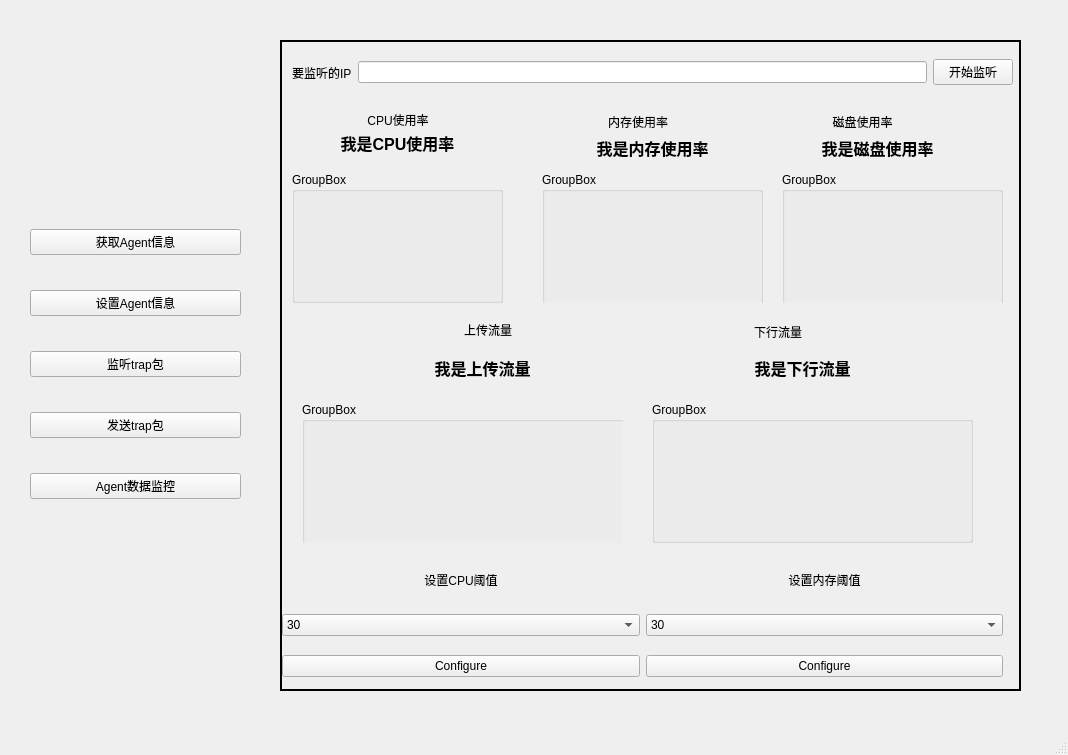
<?xml version="1.0" encoding="UTF-8"?>
<ui version="4.0">
 <class>MainWindow</class>
 <widget class="QMainWindow" name="MainWindow">
  <property name="geometry">
   <rect>
    <x>0</x>
    <y>0</y>
    <width>1068</width>
    <height>755</height>
   </rect>
  </property>
  <property name="windowTitle">
   <string>MainWindow</string>
  </property>
  <widget class="QWidget" name="centralwidget">
   <widget class="QWidget" name="verticalLayoutWidget">
    <property name="geometry">
     <rect>
      <x>30</x>
      <y>200</y>
      <width>211</width>
      <height>331</height>
     </rect>
    </property>
    <layout class="QVBoxLayout" name="verticalLayout">
     <item>
      <widget class="QPushButton" name="pushButton">
       <property name="text">
        <string>获取Agent信息</string>
       </property>
      </widget>
     </item>
     <item>
      <widget class="QPushButton" name="pushButton_2">
       <property name="text">
        <string>设置Agent信息</string>
       </property>
      </widget>
     </item>
     <item>
      <widget class="QPushButton" name="pushButton_3">
       <property name="text">
        <string>监听trap包</string>
       </property>
      </widget>
     </item>
     <item>
      <widget class="QPushButton" name="pushButton_4">
       <property name="text">
        <string>发送trap包</string>
       </property>
      </widget>
     </item>
     <item>
      <widget class="QPushButton" name="pushButton_5">
       <property name="text">
        <string>Agent数据监控</string>
       </property>
      </widget>
     </item>
    </layout>
   </widget>
   <widget class="QStackedWidget" name="stackedWidget">
    <property name="geometry">
     <rect>
      <x>280</x>
      <y>40</y>
      <width>741</width>
      <height>651</height>
     </rect>
    </property>
    <property name="frameShape">
     <enum>QFrame::WinPanel</enum>
    </property>
    <property name="currentIndex">
     <number>4</number>
    </property>
    <widget class="QWidget" name="page">
     <widget class="QWidget" name="gridLayoutWidget">
      <property name="geometry">
       <rect>
        <x>10</x>
        <y>50</y>
        <width>721</width>
        <height>601</height>
       </rect>
      </property>
      <layout class="QGridLayout" name="gridLayout">
       <item row="0" column="0">
        <widget class="QLabel" name="label">
         <property name="text">
          <string>输入Agent的ip</string>
         </property>
         <property name="alignment">
          <set>Qt::AlignCenter</set>
         </property>
        </widget>
       </item>
       <item row="1" column="0">
        <widget class="QLabel" name="label_2">
         <property name="text">
          <string>输入Oid</string>
         </property>
         <property name="alignment">
          <set>Qt::AlignCenter</set>
         </property>
        </widget>
       </item>
       <item row="4" column="0">
        <widget class="QLabel" name="label_4">
         <property name="text">
          <string>得到的内容</string>
         </property>
         <property name="alignment">
          <set>Qt::AlignCenter</set>
         </property>
        </widget>
       </item>
       <item row="2" column="0">
        <widget class="QLabel" name="label_3">
         <property name="text">
          <string>说明</string>
         </property>
         <property name="alignment">
          <set>Qt::AlignCenter</set>
         </property>
        </widget>
       </item>
       <item row="4" column="1">
        <widget class="QTextEdit" name="textEdit">
         <property name="maximumSize">
          <size>
           <width>16777215</width>
           <height>100</height>
          </size>
         </property>
        </widget>
       </item>
       <item row="3" column="0" colspan="2">
        <widget class="QPushButton" name="pushButton_8">
         <property name="text">
          <string>点我查询</string>
         </property>
        </widget>
       </item>
       <item row="2" column="1">
        <widget class="QLabel" name="label_5">
         <property name="maximumSize">
          <size>
           <width>16777215</width>
           <height>100</height>
          </size>
         </property>
         <property name="text">
          <string>默认社区为public，发送端口为161，超时限制为100s</string>
         </property>
         <property name="alignment">
          <set>Qt::AlignCenter</set>
         </property>
        </widget>
       </item>
       <item row="0" column="1">
        <widget class="QLineEdit" name="lineEdit_6"/>
       </item>
       <item row="1" column="1">
        <widget class="QLineEdit" name="lineEdit_7"/>
       </item>
      </layout>
     </widget>
    </widget>
    <widget class="QWidget" name="page_3">
     <widget class="QWidget" name="gridLayoutWidget_2">
      <property name="geometry">
       <rect>
        <x>0</x>
        <y>50</y>
        <width>721</width>
        <height>601</height>
       </rect>
      </property>
      <layout class="QGridLayout" name="gridLayout_2">
       <item row="2" column="1">
        <widget class="QLabel" name="label_10">
         <property name="maximumSize">
          <size>
           <width>16777215</width>
           <height>50</height>
          </size>
         </property>
         <property name="text">
          <string>默认社区为public，发送端口为161，超时限制为100s</string>
         </property>
         <property name="alignment">
          <set>Qt::AlignCenter</set>
         </property>
        </widget>
       </item>
       <item row="3" column="1">
        <widget class="QComboBox" name="comboBox">
         <property name="font">
          <font>
           <pointsize>13</pointsize>
           <weight>75</weight>
           <bold>true</bold>
          </font>
         </property>
         <property name="layoutDirection">
          <enum>Qt::LeftToRight</enum>
         </property>
         <item>
          <property name="text">
           <string>integer</string>
          </property>
         </item>
         <item>
          <property name="text">
           <string>unsigned_integer</string>
          </property>
         </item>
         <item>
          <property name="text">
           <string>time_ticks</string>
          </property>
         </item>
         <item>
          <property name="text">
           <string>ip_address</string>
          </property>
         </item>
         <item>
          <property name="text">
           <string>object_identifier</string>
          </property>
         </item>
         <item>
          <property name="text">
           <string>string</string>
          </property>
         </item>
         <item>
          <property name="text">
           <string>hex_string</string>
          </property>
         </item>
         <item>
          <property name="text">
           <string>decimal_string</string>
          </property>
         </item>
         <item>
          <property name="text">
           <string>bit_string</string>
          </property>
         </item>
        </widget>
       </item>
       <item row="6" column="1">
        <widget class="QLineEdit" name="lineEdit_4"/>
       </item>
       <item row="6" column="0">
        <widget class="QLabel" name="label_20">
         <property name="text">
          <string>发送结果</string>
         </property>
         <property name="alignment">
          <set>Qt::AlignCenter</set>
         </property>
        </widget>
       </item>
       <item row="1" column="0">
        <widget class="QLabel" name="label_6">
         <property name="text">
          <string>输入Oid</string>
         </property>
         <property name="alignment">
          <set>Qt::AlignCenter</set>
         </property>
        </widget>
       </item>
       <item row="0" column="1">
        <widget class="QLineEdit" name="lineEdit_8"/>
       </item>
       <item row="2" column="0">
        <widget class="QLabel" name="label_7">
         <property name="text">
          <string>说明</string>
         </property>
         <property name="alignment">
          <set>Qt::AlignCenter</set>
         </property>
        </widget>
       </item>
       <item row="0" column="0">
        <widget class="QLabel" name="label_9">
         <property name="text">
          <string>输入Agent的ip</string>
         </property>
         <property name="alignment">
          <set>Qt::AlignHCenter|Qt::AlignTop</set>
         </property>
        </widget>
       </item>
       <item row="3" column="0">
        <widget class="QLabel" name="label_11">
         <property name="text">
          <string>选择设置值的类型</string>
         </property>
         <property name="alignment">
          <set>Qt::AlignCenter</set>
         </property>
        </widget>
       </item>
       <item row="4" column="0">
        <widget class="QLabel" name="label_12">
         <property name="text">
          <string>待设置的值</string>
         </property>
         <property name="alignment">
          <set>Qt::AlignCenter</set>
         </property>
        </widget>
       </item>
       <item row="1" column="1">
        <widget class="QLineEdit" name="lineEdit_9"/>
       </item>
       <item row="4" column="1">
        <widget class="QLineEdit" name="lineEdit"/>
       </item>
       <item row="5" column="0" colspan="2">
        <widget class="QPushButton" name="pushButton_9">
         <property name="text">
          <string>点我设置！</string>
         </property>
        </widget>
       </item>
      </layout>
     </widget>
    </widget>
    <widget class="QWidget" name="page_4">
     <widget class="QLabel" name="label_13">
      <property name="geometry">
       <rect>
        <x>0</x>
        <y>20</y>
        <width>711</width>
        <height>41</height>
       </rect>
      </property>
      <property name="font">
       <font>
        <weight>75</weight>
        <bold>true</bold>
       </font>
      </property>
      <property name="text">
       <string>说明：接收所有发往本机的trap包</string>
      </property>
      <property name="alignment">
       <set>Qt::AlignCenter</set>
      </property>
     </widget>
     <widget class="QTableWidget" name="tableWidget">
      <property name="geometry">
       <rect>
        <x>0</x>
        <y>70</y>
        <width>741</width>
        <height>341</height>
       </rect>
      </property>
      <property name="sizePolicy">
       <sizepolicy hsizetype="Expanding" vsizetype="Expanding">
        <horstretch>0</horstretch>
        <verstretch>0</verstretch>
       </sizepolicy>
      </property>
      <property name="textElideMode">
       <enum>Qt::ElideLeft</enum>
      </property>
      <attribute name="horizontalHeaderCascadingSectionResizes">
       <bool>false</bool>
      </attribute>
      <attribute name="verticalHeaderVisible">
       <bool>false</bool>
      </attribute>
      <column>
       <property name="text">
        <string>来源IP</string>
       </property>
      </column>
      <column>
       <property name="text">
        <string>来源社区</string>
       </property>
      </column>
     </widget>
     <widget class="QTextEdit" name="textEdit_7">
      <property name="geometry">
       <rect>
        <x>0</x>
        <y>446</y>
        <width>741</width>
        <height>201</height>
       </rect>
      </property>
     </widget>
     <widget class="QPushButton" name="pushButton_10">
      <property name="geometry">
       <rect>
        <x>0</x>
        <y>410</y>
        <width>741</width>
        <height>28</height>
       </rect>
      </property>
      <property name="text">
       <string>开始监听！</string>
      </property>
     </widget>
     <widget class="QLabel" name="label_8">
      <property name="geometry">
       <rect>
        <x>30</x>
        <y>20</y>
        <width>141</width>
        <height>31</height>
       </rect>
      </property>
      <property name="font">
       <font>
        <pointsize>11</pointsize>
        <weight>75</weight>
        <bold>true</bold>
       </font>
      </property>
      <property name="text">
       <string>TextLabel</string>
      </property>
      <property name="alignment">
       <set>Qt::AlignCenter</set>
      </property>
     </widget>
    </widget>
    <widget class="QWidget" name="page_5">
     <widget class="QWidget" name="gridLayoutWidget_3">
      <property name="geometry">
       <rect>
        <x>0</x>
        <y>50</y>
        <width>741</width>
        <height>601</height>
       </rect>
      </property>
      <layout class="QGridLayout" name="gridLayout_3">
       <item row="6" column="0">
        <widget class="QLabel" name="label_21">
         <property name="text">
          <string>发送结果</string>
         </property>
         <property name="alignment">
          <set>Qt::AlignCenter</set>
         </property>
        </widget>
       </item>
       <item row="2" column="0">
        <widget class="QLabel" name="label_15">
         <property name="text">
          <string>说明</string>
         </property>
         <property name="alignment">
          <set>Qt::AlignCenter</set>
         </property>
        </widget>
       </item>
       <item row="3" column="1">
        <widget class="QLineEdit" name="lineEdit_2"/>
       </item>
       <item row="4" column="0">
        <widget class="QLabel" name="label_19">
         <property name="text">
          <string>额外指定的值</string>
         </property>
         <property name="alignment">
          <set>Qt::AlignCenter</set>
         </property>
        </widget>
       </item>
       <item row="1" column="0">
        <widget class="QLabel" name="label_14">
         <property name="text">
          <string>输入Oid</string>
         </property>
         <property name="alignment">
          <set>Qt::AlignCenter</set>
         </property>
        </widget>
       </item>
       <item row="6" column="1">
        <widget class="QLineEdit" name="lineEdit_5"/>
       </item>
       <item row="4" column="1">
        <widget class="QLineEdit" name="lineEdit_3"/>
       </item>
       <item row="2" column="1">
        <widget class="QLabel" name="label_18">
         <property name="maximumSize">
          <size>
           <width>16777215</width>
           <height>100</height>
          </size>
         </property>
         <property name="text">
          <string>默认社区为public，对方接收端口为162，超时限制为100s</string>
         </property>
         <property name="alignment">
          <set>Qt::AlignCenter</set>
         </property>
        </widget>
       </item>
       <item row="3" column="0">
        <widget class="QLabel" name="label_16">
         <property name="text">
          <string>额外的oid</string>
         </property>
         <property name="alignment">
          <set>Qt::AlignCenter</set>
         </property>
        </widget>
       </item>
       <item row="0" column="0">
        <widget class="QLabel" name="label_17">
         <property name="text">
          <string>输入Agent的ip</string>
         </property>
         <property name="alignment">
          <set>Qt::AlignHCenter|Qt::AlignTop</set>
         </property>
        </widget>
       </item>
       <item row="5" column="0" colspan="2">
        <widget class="QPushButton" name="pushButton_11">
         <property name="text">
          <string>点我发送！</string>
         </property>
        </widget>
       </item>
       <item row="0" column="1">
        <widget class="QLineEdit" name="lineEdit_10"/>
       </item>
       <item row="1" column="1">
        <widget class="QLineEdit" name="lineEdit_11"/>
       </item>
      </layout>
     </widget>
    </widget>
    <widget class="QWidget" name="page_2">
     <widget class="QWidget" name="widget_2" native="true">
      <property name="geometry">
       <rect>
        <x>710</x>
        <y>270</y>
        <width>120</width>
        <height>80</height>
       </rect>
      </property>
     </widget>
     <widget class="QWidget" name="widget" native="true">
      <property name="geometry">
       <rect>
        <x>10</x>
        <y>130</y>
        <width>221</width>
        <height>131</height>
       </rect>
      </property>
      <widget class="QGroupBox" name="groupBox_4">
       <property name="geometry">
        <rect>
         <x>0</x>
         <y>0</y>
         <width>211</width>
         <height>131</height>
        </rect>
       </property>
       <property name="title">
        <string>GroupBox</string>
       </property>
      </widget>
     </widget>
     <widget class="QWidget" name="widget_3" native="true">
      <property name="geometry">
       <rect>
        <x>260</x>
        <y>130</y>
        <width>221</width>
        <height>131</height>
       </rect>
      </property>
      <widget class="QGroupBox" name="groupBox_5">
       <property name="geometry">
        <rect>
         <x>0</x>
         <y>0</y>
         <width>221</width>
         <height>141</height>
        </rect>
       </property>
       <property name="title">
        <string>GroupBox</string>
       </property>
      </widget>
     </widget>
     <widget class="QWidget" name="widget_4" native="true">
      <property name="geometry">
       <rect>
        <x>500</x>
        <y>130</y>
        <width>221</width>
        <height>131</height>
       </rect>
      </property>
      <widget class="QGroupBox" name="groupBox_6">
       <property name="geometry">
        <rect>
         <x>0</x>
         <y>0</y>
         <width>221</width>
         <height>141</height>
        </rect>
       </property>
       <property name="title">
        <string>GroupBox</string>
       </property>
      </widget>
     </widget>
     <widget class="QLabel" name="label_22">
      <property name="geometry">
       <rect>
        <x>80</x>
        <y>70</y>
        <width>72</width>
        <height>15</height>
       </rect>
      </property>
      <property name="text">
       <string>CPU使用率</string>
      </property>
      <property name="alignment">
       <set>Qt::AlignCenter</set>
      </property>
     </widget>
     <widget class="QLabel" name="label_23">
      <property name="geometry">
       <rect>
        <x>320</x>
        <y>70</y>
        <width>72</width>
        <height>20</height>
       </rect>
      </property>
      <property name="text">
       <string>内存使用率</string>
      </property>
      <property name="alignment">
       <set>Qt::AlignCenter</set>
      </property>
     </widget>
     <widget class="QLabel" name="label_24">
      <property name="geometry">
       <rect>
        <x>520</x>
        <y>70</y>
        <width>121</width>
        <height>20</height>
       </rect>
      </property>
      <property name="text">
       <string>磁盘使用率</string>
      </property>
      <property name="alignment">
       <set>Qt::AlignCenter</set>
      </property>
     </widget>
     <widget class="QLabel" name="label_25">
      <property name="geometry">
       <rect>
        <x>40</x>
        <y>90</y>
        <width>151</width>
        <height>21</height>
       </rect>
      </property>
      <property name="font">
       <font>
        <pointsize>12</pointsize>
        <weight>75</weight>
        <bold>true</bold>
       </font>
      </property>
      <property name="text">
       <string>我是CPU使用率</string>
      </property>
      <property name="alignment">
       <set>Qt::AlignCenter</set>
      </property>
     </widget>
     <widget class="QLabel" name="label_26">
      <property name="geometry">
       <rect>
        <x>290</x>
        <y>90</y>
        <width>161</width>
        <height>31</height>
       </rect>
      </property>
      <property name="font">
       <font>
        <pointsize>12</pointsize>
        <weight>75</weight>
        <bold>true</bold>
       </font>
      </property>
      <property name="text">
       <string>我是内存使用率</string>
      </property>
      <property name="alignment">
       <set>Qt::AlignCenter</set>
      </property>
     </widget>
     <widget class="QLabel" name="label_27">
      <property name="geometry">
       <rect>
        <x>510</x>
        <y>90</y>
        <width>171</width>
        <height>31</height>
       </rect>
      </property>
      <property name="font">
       <font>
        <pointsize>12</pointsize>
        <weight>75</weight>
        <bold>true</bold>
       </font>
      </property>
      <property name="text">
       <string>我是磁盘使用率</string>
      </property>
      <property name="alignment">
       <set>Qt::AlignCenter</set>
      </property>
     </widget>
     <widget class="QWidget" name="widget_5" native="true">
      <property name="geometry">
       <rect>
        <x>20</x>
        <y>360</y>
        <width>321</width>
        <height>141</height>
       </rect>
      </property>
      <widget class="QGroupBox" name="groupBox_7">
       <property name="geometry">
        <rect>
         <x>0</x>
         <y>0</y>
         <width>341</width>
         <height>151</height>
        </rect>
       </property>
       <property name="title">
        <string>GroupBox</string>
       </property>
      </widget>
     </widget>
     <widget class="QWidget" name="widget_6" native="true">
      <property name="geometry">
       <rect>
        <x>370</x>
        <y>360</y>
        <width>321</width>
        <height>141</height>
       </rect>
      </property>
      <widget class="QGroupBox" name="groupBox_8">
       <property name="geometry">
        <rect>
         <x>0</x>
         <y>0</y>
         <width>321</width>
         <height>141</height>
        </rect>
       </property>
       <property name="title">
        <string>GroupBox</string>
       </property>
      </widget>
     </widget>
     <widget class="QLabel" name="label_28">
      <property name="geometry">
       <rect>
        <x>170</x>
        <y>280</y>
        <width>72</width>
        <height>15</height>
       </rect>
      </property>
      <property name="text">
       <string>上传流量</string>
      </property>
      <property name="alignment">
       <set>Qt::AlignCenter</set>
      </property>
     </widget>
     <widget class="QLabel" name="label_29">
      <property name="geometry">
       <rect>
        <x>460</x>
        <y>280</y>
        <width>72</width>
        <height>20</height>
       </rect>
      </property>
      <property name="text">
       <string>下行流量</string>
      </property>
      <property name="alignment">
       <set>Qt::AlignCenter</set>
      </property>
     </widget>
     <widget class="QLabel" name="label_30">
      <property name="geometry">
       <rect>
        <x>120</x>
        <y>310</y>
        <width>161</width>
        <height>31</height>
       </rect>
      </property>
      <property name="font">
       <font>
        <pointsize>12</pointsize>
        <weight>75</weight>
        <bold>true</bold>
       </font>
      </property>
      <property name="text">
       <string>我是上传流量</string>
      </property>
      <property name="alignment">
       <set>Qt::AlignCenter</set>
      </property>
     </widget>
     <widget class="QLabel" name="label_31">
      <property name="geometry">
       <rect>
        <x>440</x>
        <y>310</y>
        <width>161</width>
        <height>31</height>
       </rect>
      </property>
      <property name="font">
       <font>
        <pointsize>12</pointsize>
        <weight>75</weight>
        <bold>true</bold>
       </font>
      </property>
      <property name="text">
       <string>我是下行流量</string>
      </property>
      <property name="alignment">
       <set>Qt::AlignCenter</set>
      </property>
     </widget>
     <widget class="QWidget" name="gridLayoutWidget_4">
      <property name="geometry">
       <rect>
        <x>0</x>
        <y>510</y>
        <width>721</width>
        <height>141</height>
       </rect>
      </property>
      <layout class="QGridLayout" name="gridLayout_4">
       <item row="1" column="0">
        <widget class="QComboBox" name="comboBox_2">
         <item>
          <property name="text">
           <string>30</string>
          </property>
         </item>
         <item>
          <property name="text">
           <string>40</string>
          </property>
         </item>
         <item>
          <property name="text">
           <string>50</string>
          </property>
         </item>
         <item>
          <property name="text">
           <string>60</string>
          </property>
         </item>
         <item>
          <property name="text">
           <string>70</string>
          </property>
         </item>
         <item>
          <property name="text">
           <string>80</string>
          </property>
         </item>
         <item>
          <property name="text">
           <string>90</string>
          </property>
         </item>
         <item>
          <property name="text">
           <string>99</string>
          </property>
         </item>
        </widget>
       </item>
       <item row="0" column="0">
        <widget class="QLabel" name="label_32">
         <property name="maximumSize">
          <size>
           <width>16777215</width>
           <height>30</height>
          </size>
         </property>
         <property name="text">
          <string>设置CPU阈值</string>
         </property>
         <property name="alignment">
          <set>Qt::AlignCenter</set>
         </property>
        </widget>
       </item>
       <item row="0" column="1">
        <widget class="QLabel" name="label_33">
         <property name="maximumSize">
          <size>
           <width>16777215</width>
           <height>30</height>
          </size>
         </property>
         <property name="text">
          <string>设置内存阈值</string>
         </property>
         <property name="alignment">
          <set>Qt::AlignCenter</set>
         </property>
        </widget>
       </item>
       <item row="1" column="1">
        <widget class="QComboBox" name="comboBox_3">
         <item>
          <property name="text">
           <string>30</string>
          </property>
         </item>
         <item>
          <property name="text">
           <string>40</string>
          </property>
         </item>
         <item>
          <property name="text">
           <string>50</string>
          </property>
         </item>
         <item>
          <property name="text">
           <string>60</string>
          </property>
         </item>
         <item>
          <property name="text">
           <string>70</string>
          </property>
         </item>
         <item>
          <property name="text">
           <string>80</string>
          </property>
         </item>
         <item>
          <property name="text">
           <string>90</string>
          </property>
         </item>
         <item>
          <property name="text">
           <string>99</string>
          </property>
         </item>
        </widget>
       </item>
       <item row="2" column="0">
        <widget class="QPushButton" name="pushButton_6">
         <property name="text">
          <string>Configure</string>
         </property>
        </widget>
       </item>
       <item row="2" column="1">
        <widget class="QPushButton" name="pushButton_7">
         <property name="text">
          <string>Configure</string>
         </property>
        </widget>
       </item>
      </layout>
     </widget>
     <widget class="QWidget" name="horizontalLayoutWidget">
      <property name="geometry">
       <rect>
        <x>10</x>
        <y>10</y>
        <width>721</width>
        <height>41</height>
       </rect>
      </property>
      <layout class="QHBoxLayout" name="horizontalLayout">
       <item>
        <widget class="QLabel" name="label_34">
         <property name="text">
          <string>要监听的IP</string>
         </property>
        </widget>
       </item>
       <item>
        <widget class="QLineEdit" name="lineEdit_12"/>
       </item>
       <item>
        <widget class="QPushButton" name="pushButton_12">
         <property name="text">
          <string>开始监听</string>
         </property>
        </widget>
       </item>
      </layout>
     </widget>
    </widget>
   </widget>
  </widget>
  <widget class="QMenuBar" name="menubar">
   <property name="geometry">
    <rect>
     <x>0</x>
     <y>0</y>
     <width>1068</width>
     <height>26</height>
    </rect>
   </property>
  </widget>
  <widget class="QStatusBar" name="statusbar"/>
 </widget>
 <resources/>
 <connections/>
</ui>
